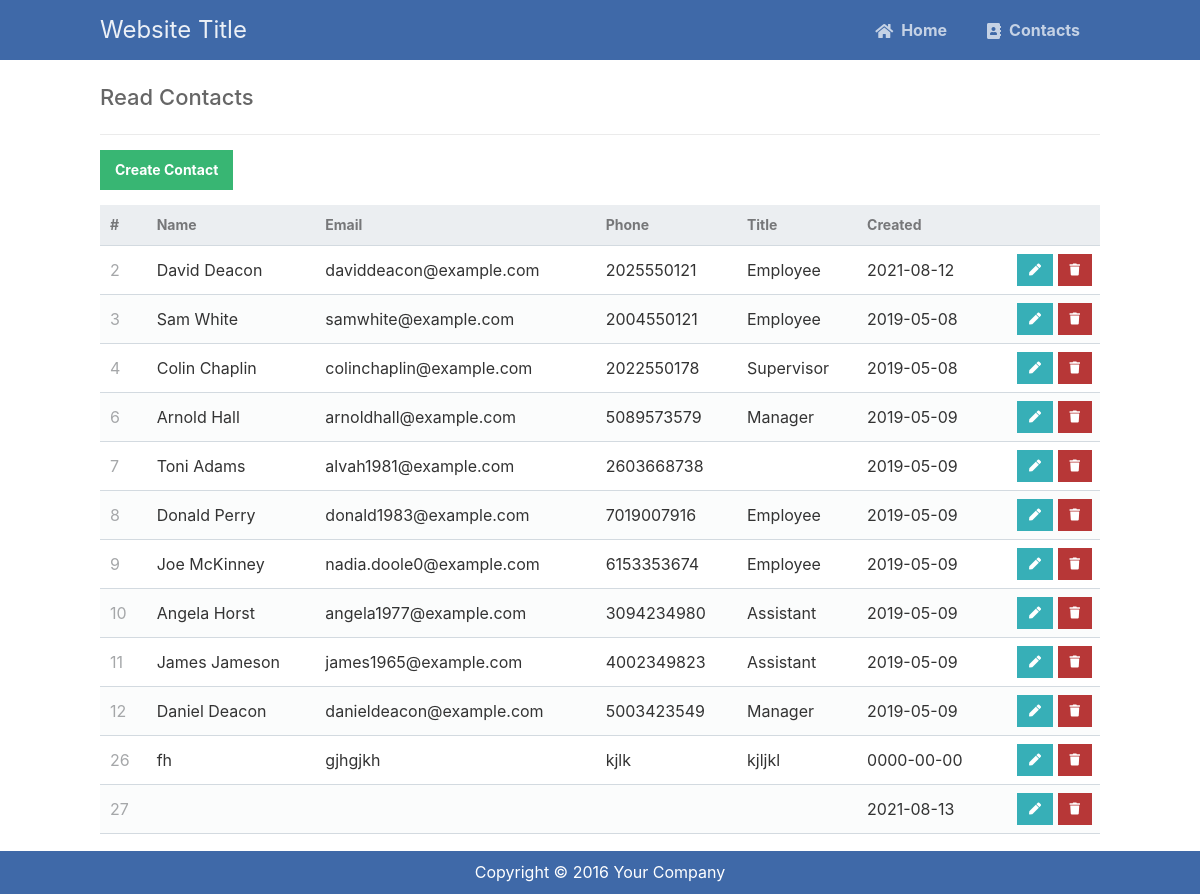
The app's page /read.php with its own data.
### tables this page shows
CREATE TABLE `contacts` (
  `id` int(11) NOT NULL,
  `name` varchar(255) NOT NULL,
  `email` varchar(255) NOT NULL,
  `phone` varchar(255) NOT NULL,
  `title` varchar(255) NOT NULL,
  `created` date NOT NULL
);

### database.class.php (called while the page is built, shortened)
<?php
class database{
    private $servername = "127.0.0.1";
    private $username ="root";
    private $password = "";
    private $databasename = "test";
    public function read( $table ){
        try{
            $conn = new PDO("mysql:host=".$this->servername.";dbname=".$this->databasename, $this->username, $this->password);
            $conn->setAttribute(PDO::ATTR_ERRMODE, PDO::ERRMODE_EXCEPTION);
            $stmt = $conn->prepare('SELECT * FROM '.$table.' ORDER BY id');
            $stmt->execute();
            return $stmt;
        }catch(PDOException $e){
            die("Failed to connect with MySQL: " . $e->getMessage());
        }
    }
}
?>

### read.php (the view, shortened to what this page needs)
<?php
include 'database.class.php';
$database = new database();
$contacts = $database->read('contacts');
?>
<?php
    include 'template.class.php';
    $template = new template();
    $template->template_header('Read');
?>
<div class="content read">
	<h2>Read Contacts</h2>
	<a href="create.php" class="create-contact">Create Contact</a>
	<table>
        <thead>
            <tr>
                <td>#</td>
                <td>Name</td>
                <td>Email</td>
                <td>Phone</td>
                <td>Title</td>
                <td>Created</td>
                <td></td>
            </tr>
        </thead>
        <tbody>
            <?php foreach ($contacts as $contact): ?>
            <tr>
                <td><?=$contact['id']?></td>
                <td><?=$contact['name']?></td>
                <td><?=$contact['email']?></td>
                <td><?=$contact['phone']?></td>
                <td><?=$contact['title']?></td>
                <td><?=$contact['created']?></td>
                <td class="actions">
                    <a href="update.php?id=<?=$contact['id']?>" class="edit"><i class="fas fa-pen fa-xs"></i></a>
                    <a href="delete.php?id=<?=$contact['id']?>" class="trash"><i class="fas fa-trash fa-xs"></i></a>
                </td>
            </tr>
            <?php endforeach; ?>
        </tbody>
    </table>
</div>
<?php $template->template_footer('Copyright &copy; 2016 Your Company'); ?>

### template.class.php (shortened to what this page needs)
<?php
 class template{
    public function template_header($title) {
        echo <<<EOT
        <!DOCTYPE html>
        <html>
            <head>
                <meta charset="utf-8">
                <title>$title</title>
                <link href="style.css" rel="stylesheet" type="text/css">
                <link rel="stylesheet" href="https://use.fontawesome.com/releases/v5.7.1/css/all.css">
                <script type="text/javascript" src='https://ajax.aspnetcdn.com/ajax/jQuery/jquery-1.8.3.min.js'></script>
                <script type="text/javascript" src='https://cdnjs.cloudflare.com/ajax/libs/twitter-bootstrap/3.0.3/js/bootstrap.min.js'></script>
                <link rel="stylesheet" href='https://cdnjs.cloudflare.com/ajax/libs/twitter-bootstrap/3.0.3/css/bootstrap.min.css'
                    media="screen" />
                <link rel="stylesheet" href="https://cdnjs.cloudflare.com/ajax/libs/bootstrap-datepicker/1.6.4/css/bootstrap-datepicker.css" type="text/css" />
                <script src="https://cdnjs.cloudflare.com/ajax/libs/bootstrap-datepicker/1.6.4/js/bootstrap-datepicker.js" type="text/javascript"></script>
                <script src="https://ajax.googleapis.com/ajax/libs/jqueryui/1.8/jquery-ui.min.js" type="text/javascript"></script>
                <link href="https://ajax.googleapis.com/ajax/libs/jqueryui/1.8/themes/base/jquery-ui.css" rel="Stylesheet" type="text/css" />
                <script src="myscript.js" type="text/javascript"></script>
            </head>
            <body>
            <nav class="navtop">
                <div>
                    <h1>Website Title</h1>
                    <a href="index.php"><i class="fas fa-home"></i>Home</a>
                    <a href="read.php"><i class="fas fa-address-book"></i>Contacts</a>
                </div>
            </nav>
        EOT;
    }
    public function template_footer($text_footer) {
        echo <<<EOT
                <div class="fixed-footer">
                    <div class="container">$text_footer</div>
                </div>
            </body>
        </html>
        EOT;
    }
 }
 ?>

### style.css (style rules this page uses)
* { box-sizing: border-box; font-family: -apple-system, BlinkMacSystemFont, "segoe ui", roboto, oxygen, ubuntu, cantarell, "fira sans", "droid sans", "helvetica neue", Arial, sans-serif; font-size: 16px; -webkit-font-smoothing: antialiased; -moz-osx-font-smoothing: grayscale; }
body { position:block; background-color: #FFFFFF; margin: 0; }
.navtop { background-color: #3f69a8; height: 60px; width: 100%; border: 0; position: fixed; }
.navtop div { display: flex; margin: 0 auto; width: 1000px; height: 100%; }
.navtop div h1, .navtop div a { display: inline-flex; align-items: center; }
.navtop div h1 { flex: 1; font-size: 24px; padding: 0; margin: 0; color: #ecf0f6; font-weight: normal; }
.navtop div a { padding: 0 20px; text-decoration: none; color: #c5d2e5; font-weight: bold; }
.navtop div a i { padding: 2px 8px 0 0; }
.content { padding: 60px 0px; width: 1000px; margin: 0 auto; }
.content h2 { margin: 0; padding: 25px 0; font-size: 22px; border-bottom: 1px solid #ebebeb; color: #666666; }
.read .create-contact { display: inline-block; text-decoration: none; background-color: #38b673; font-weight: bold; font-size: 14px; color: #FFFFFF; padding: 10px 15px; margin: 15px 0; }
.read table { width: 100%; padding-top: 30px; border-collapse: collapse; }
.read table thead { background-color: #ebeef1; border-bottom: 1px solid #d3dae0; }
.read table thead td { padding: 10px; font-weight: bold; color: #767779; font-size: 14px; }
.read table tbody tr { border-bottom: 1px solid #d3dae0; }
.read table tbody tr:nth-child(even) { background-color: #fbfcfc; }
.read table tbody tr td { padding: 10px; }
.read table tbody tr td:nth-child(1) { color: #a5a7a9; }
.read table tbody tr td.actions { padding: 8px; text-align: right; }
.read table tbody tr td.actions .edit, .read table tbody tr td.actions .trash { display: inline-flex; text-align: right; text-decoration: none; color: #FFFFFF; padding: 10px 12px; }
.read table tbody tr td.actions .trash { background-color: #b73737; }
.read table tbody tr td.actions .edit { background-color: #37afb7; }
.fixed-footer { width: 100%; position: fixed; background-color: #3f69a8; padding: 10px 0; color: #fff; }
.fixed-footer { bottom: 0; }
.container { width: 80%; margin: 0 auto; text-align: center; }

### records on screen
contacts: id "2", name "David Deacon", email "daviddeacon@example.com", phone "2025550121", title "Employee", created "2021-08-12"
contacts: id "3", name "Sam White", email "samwhite@example.com", phone "2004550121", title "Employee", created "2019-05-08"
contacts: id "4", name "Colin Chaplin", email "colinchaplin@example.com", phone "2022550178", title "Supervisor", created "2019-05-08"
contacts: id "6", name "Arnold Hall", email "arnoldhall@example.com", phone "5089573579", title "Manager", created "2019-05-09"
contacts: id "7", name "Toni Adams", email "alvah1981@example.com", phone "2603668738", created "2019-05-09"
contacts: id "8", name "Donald Perry", email "donald1983@example.com", phone "7019007916", title "Employee", created "2019-05-09"
contacts: id "9", name "Joe McKinney", email "nadia.doole0@example.com", phone "6153353674", title "Employee", created "2019-05-09"
contacts: id "10", name "Angela Horst", email "angela1977@example.com", phone "3094234980", title "Assistant", created "2019-05-09"
contacts: id "11", name "James Jameson", email "james1965@example.com", phone "4002349823", title "Assistant", created "2019-05-09"
contacts: id "12", name "Daniel Deacon", email "danieldeacon@example.com", phone "5003423549", title "Manager", created "2019-05-09"
contacts: id "26", name "fh", email "gjhgjkh", phone "kjlk", title "kjljkl", created "0000-00-00"
contacts: id "27", created "2021-08-13"

### other values on screen
$text_footer "Copyright © 2016 Your Company"
